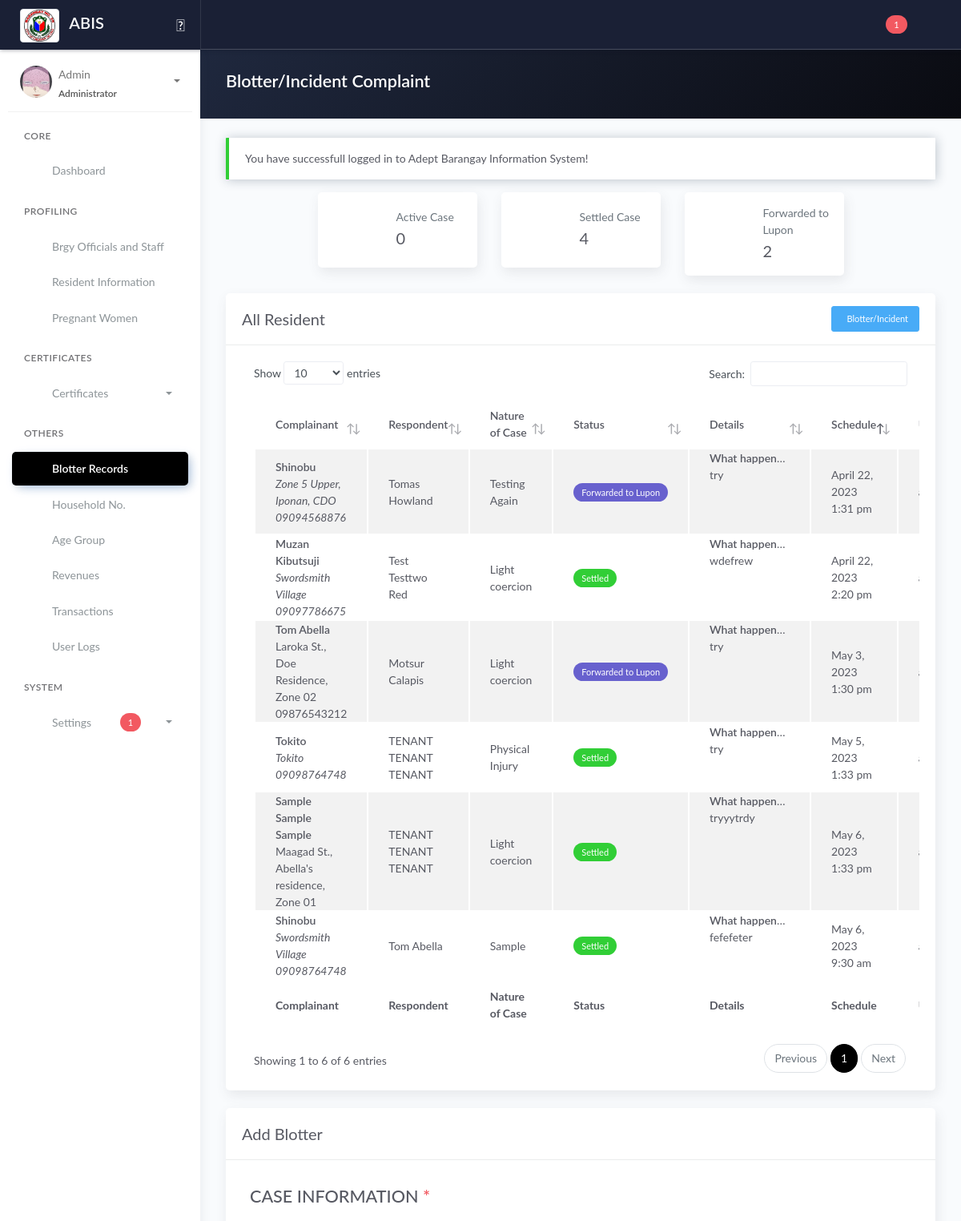
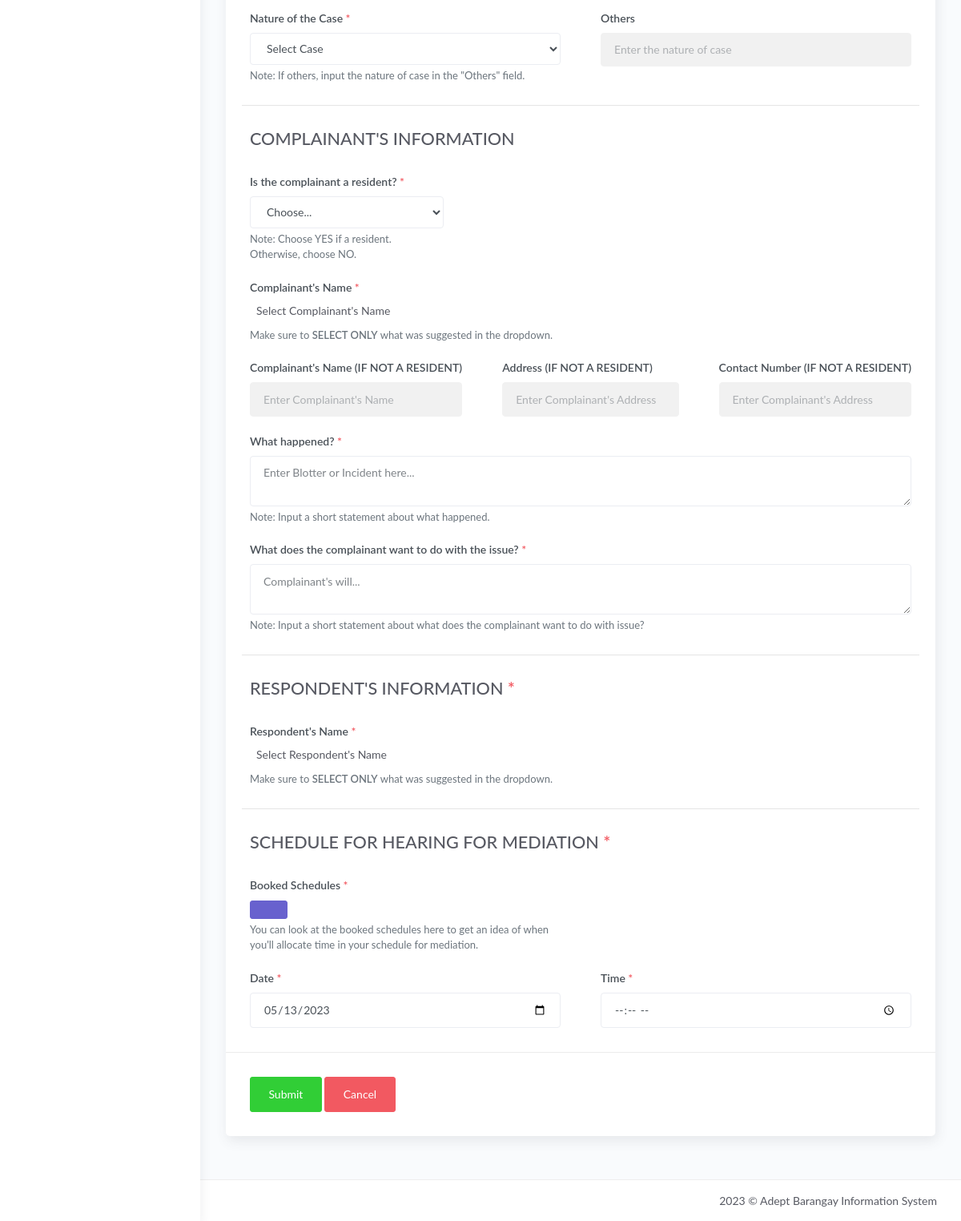
Screenshot of /blotter.php (signed in) with the database file from the repository (2 pictures, top to bottom).
### tables this page shows
CREATE TABLE `tblblotter` (
  `id_blotter` int(11) NOT NULL,
  `noc_id` varchar(100) DEFAULT NULL,
  `noc_others` varchar(100) DEFAULT 'N/A',
  `comp_id` varchar(10) DEFAULT 'N/A',
  `comp_nameNotResident` varchar(255) DEFAULT 'N/A',
  `comp_addNotResident` varchar(255) DEFAULT 'N/A',
  `comp_cnumNotResident` varchar(255) DEFAULT 'N/A',
  `comp_what` text DEFAULT NULL,
  `comp_what2` text DEFAULT NULL,
  `resp_id` varchar(255) DEFAULT NULL,
  `blotter_status` varchar(50) DEFAULT 'Active',
  `created_at_blotter` timestamp NOT NULL DEFAULT current_timestamp(),
  `updated_at_blotter` timestamp NOT NULL DEFAULT current_timestamp() ON UPDATE current_timestamp(),
  `id_user` varchar(25) DEFAULT NULL
);

CREATE TABLE `tblresident2` (
  `id_resident` int(11) NOT NULL,
  `national_id` varchar(100) NOT NULL,
  `region` varchar(10) NOT NULL,
  `city` varchar(100) NOT NULL,
  `province` varchar(100) NOT NULL,
  `barangay` varchar(100) NOT NULL,
  `citizenship` varchar(100) NOT NULL,
  `picture` text NOT NULL,
  `firstname` varchar(100) NOT NULL,
  `middlename` varchar(100) NOT NULL,
  `lastname` varchar(100) NOT NULL,
  `ext` varchar(10) NOT NULL,
  `alias` varchar(20) NOT NULL,
  `birthplace` varchar(100) NOT NULL,
  `birthdate` date NOT NULL,
  `sex` varchar(20) NOT NULL,
  `civilstatus` varchar(20) NOT NULL,
  `residence_type` varchar(25) NOT NULL COMMENT 'new; co-occupant; tenant',
  `id_household` int(80) NOT NULL,
  `family_head` varchar(10) NOT NULL,
  `date_of_residence` date NOT NULL,
  `vstatus` varchar(10) NOT NULL,
  `identified_as` varchar(20) NOT NULL,
  `phone` varchar(100) NOT NULL,
  `email` varchar(100) NOT NULL,
  `occupation` varchar(100) NOT NULL,
  `resident_type` int(20) NOT NULL DEFAULT 1 COMMENT '1 = Alive; 0 = Deceased',
  `id_org` varchar(100) NOT NULL,
  `pwd` varchar(5) NOT NULL,
  `indigent` varchar(5) NOT NULL,
  `remarks` text NOT NULL,
  `res_updated_at` timestamp NOT NULL DEFAULT current_timestamp() ON UPDATE current_timestamp(),
  `id_user` int(11) NOT NULL
);

CREATE TABLE `tbl_household` (
  `id_household` int(11) NOT NULL,
  `household_number` int(100) NOT NULL,
  `house_no` int(100) NOT NULL COMMENT '(2.1)',
  `id_purok` varchar(50) NOT NULL,
  `household_street_name` varchar(100) NOT NULL COMMENT '(2.2)',
  `household_address` varchar(250) NOT NULL COMMENT '(2.3)',
  `household_type` varchar(250) NOT NULL
);

CREATE TABLE `tblpurok` (
  `id_purok` int(11) NOT NULL,
  `purok_name` varchar(255) DEFAULT NULL,
  `purok_details` text DEFAULT NULL
);

CREATE TABLE `tbl_nature_of_case` (
  `noc_id` int(11) NOT NULL,
  `noc_name` varchar(100) NOT NULL,
  `noc_details` varchar(255) NOT NULL,
  `id_user` varchar(10) NOT NULL,
  `noc_updated_at` timestamp NOT NULL DEFAULT current_timestamp() ON UPDATE current_timestamp()
);

CREATE TABLE `tblblotter_schedule` (
  `id_blotter_schedule` int(11) NOT NULL,
  `id_blotter` int(11) NOT NULL,
  `blotter_date` date NOT NULL,
  `blotter_time` time NOT NULL,
  `created_at_blotter_schedule` timestamp NOT NULL DEFAULT current_timestamp(),
  `updated_at_blotter_schedule` timestamp NOT NULL DEFAULT current_timestamp() ON UPDATE current_timestamp()
);

### blotter.php (the view, shortened to what the rows shown need)
<?php include 'server/server.php' ?>
<?php
$query  = "SELECT *, tblblotter.id_blotter as id, tbl_users.id_user as user_id FROM tblblotter JOIN tbl_users ON tbl_users.id_user=tblblotter.id_user";
$result = $conn->query($query);
$blotter = array();
while ($row = $result->fetch_assoc()) {
	$blotter[] = $row;
}
$query4 = "SELECT * FROM tblresident2 ORDER BY firstname ASC";
$result4 = $conn->query($query4);
?>
<!DOCTYPE html>
<html lang="en">
<head>
	<?php include 'templates/header.php' ?>
	<link rel="stylesheet" href="assets/js/plugin/dataTables.dateTime.min.css">
	<link rel="stylesheet" href="assets/js/plugin/datatables/Buttons-1.6.1/css/buttons.dataTables.min.css">
	<link rel="stylesheet" href="assets/css/select2.min.css" />
	<link rel="stylesheet" href="https://cdn.jsdelivr.net/npm/@ttskch/select2-bootstrap4-theme@x.x.x/dist/select2-bootstrap4.min.css">
</head>
<body>
	<div class="wrapper">
		<div class="main-panel">
			<div class="content">
				<div class="panel-header bg-dark-gradient">
					<div class="page-inner">
						<div class="d-flex align-items-left align-items-md-center flex-column flex-md-row">
							<div>
								<h2 class="text-white fw-bold">Blotter/Incident Complaint</h2>
							</div>
						</div>
					</div>
				</div>
				<div class="page-inner">
					<div class="row mt--2">
						<div class="col">
							<div class="card">
								<div class="card-body">
									<div class="table-responsive">
										<table id="blottertable" class="display table table-striped">
											<thead>
												<tr>
													<th scope="col">Complainant</th>
													<th scope="col">Respondent</th>
													<th scope="col">Nature of Case</th>
													<th scope="col">Status</th>
													<th scope="col">Details</th>
													<th scope="col">Schedule</th>
													<th scope="col">User</th>
												</tr>
											</thead>
											<tbody>
												<?php if (!empty($blotter)) : ?>
													<?php foreach ($blotter as $row) : ?>
														<tr>
															<td>
																<?php
																if ($row['comp_id'] !== "N/A") {
																	$comp_id = $row['comp_id'];
																	$sqlComplainant = "SELECT * FROM tblresident2 WHERE id_resident = '$comp_id'";
																	$queryComplainant = $conn->query($sqlComplainant);
																	$complainant = $queryComplainant->fetch_assoc();
																	$h_id = $complainant['id_household'];
																	$queryHouseholdNumber = "SELECT * FROM tbl_household WHERE id_household='$h_id'";
																	$resultHouseholdNumber = $conn->query($queryHouseholdNumber);
																	$householdnum = $resultHouseholdNumber->fetch_assoc();
																	$p_name = $householdnum['id_purok'];
																	$queryPurokName = "SELECT * FROM tblpurok WHERE id_purok='$p_name'";
																	$resultPurokName = $conn->query($queryPurokName);
																	$pname = $resultPurokName->fetch_assoc();
																	echo "<span class='fw-bold'>" . $complainant['firstname'] . ' ' . $complainant['middlename'] . ' ' . $complainant['lastname'] . "</span><br>" . $householdnum['household_street_name'] . ', ' . $householdnum['household_address'] . ', ' . $pname['purok_name'] . '<br>' . $complainant['phone'];
																} elseif ($row['comp_id'] == "N/A") {
																	echo "<span class='fw-bold'>" . $row['comp_nameNotResident'] . "</span><br><span class='font-italic'>" . $row['comp_addNotResident'] . '<br>' . $row['comp_cnumNotResident'] . '</span>';
																}
																?>
															</td>
															<td>
																<?php
																if (isset($row['resp_id'])) {
																	$resp_name = $row['resp_id'];
																	$sqlRespondent = "SELECT * FROM tblresident2 WHERE id_resident = '$resp_name'";
																	$queryRespondent = $conn->query($sqlRespondent);
																	foreach ($queryRespondent as $respondent) {
																		echo $f_name = $respondent['firstname'] . ' ' . $respondent['middlename'] . ' ' . $respondent['lastname'];
																	}
																}
																?>
															</td>
															<td>
																<?php
																if ($row['noc_id'] == 'Others') {
																	echo ucwords($row['noc_others']);
																} else {
																	$noc = $row['noc_id'];
																	$sqlNoc = "SELECT * FROM tbl_nature_of_case WHERE noc_id='$noc'";
																	$queryNoc = $conn->query($sqlNoc);
																	foreach ($queryNoc as $nocName) {
																		echo $nocName['noc_name'];
																	}
																}
																?>
															</td>
															<td>
																<?php if ($row['blotter_status'] == 'Settled') : ?>
																	<span class="badge badge-success">Settled</span>
																<?php elseif ($row['blotter_status'] == 'Active') : ?>
																	<span class="badge badge-danger">Active</span>
																<?php elseif ($row['blotter_status'] == 'Forwarded to Lupon') : ?>
																	<span class="badge badge-secondary">Forwarded to Lupon</span>
																<?php endif ?>
															</td>
															<td class="d-inline-block text-truncate" style="max-width: 100px;"><?= '<b>What happened: </b>' . '<br>' . $row['comp_what'] . '<br><br>' . '<b>Action: </b>' . '<br>' . $row['comp_what2'] ?></td>
															<td>
																<?php
																$getIdBlotter = $row['id_blotter'];
																$queryGetSched = "SELECT * FROM tblblotter_schedule WHERE id_blotter = '$getIdBlotter' ORDER BY id_blotter_schedule DESC LIMIT 1";
																$resultGetSched = $conn->query($queryGetSched);
																$GetSched = $resultGetSched->fetch_assoc();
																?>
																<?= date("F j, Y", strtotime($GetSched['blotter_date'])) . ' ' . date("g:i a", strtotime($GetSched['blotter_time'])) ?>
															</td>
															<td><?= $row['user_username'] ?></td>
														</tr>
													<?php endforeach ?>
												<?php endif ?>
											</tbody>
											<tfoot>
												<tr>
													<th scope="col">Complainant</th>
													<th scope="col">Respondent</th>
													<th scope="col">Nature of Case</th>
													<th scope="col">Status</th>
													<th scope="col">Details</th>
													<th scope="col">Schedule</th>
													<th scope="col">User</th>
												</tr>
											</tfoot>
										</table>
									</div>
								</div>
							</div>
						</div>
					</div>
					<div class="row mt--2" id="addBlotterForm">
						<div class="col-md-12">
							<div class="card">
								<div class="card-body">
									<form method="POST" action="model/save_blotter.php" onsubmit="return confirm('Are you sure you want to submit this form?');">
										<div class="row">
											<div class="col-md-6">
												<div class="form-group">
													<b>
														<h2>CASE INFORMATION<span class="text-danger"><b> *</b></span></h2>
													</b>
												</div>
											</div>
										</div>
										<div class="row">
											<div class="col-md-6">
												<div class="form-group">
													<b>
														<h2>COMPLAINANT'S INFORMATION</h2>
													</b>
												</div>
											</div>
										</div>
										<div class="row">
											<div class="col-md-6">
												<div class="form-group">
													<b>
														<h2>RESPONDENT'S INFORMATION<span class="text-danger"><b> *</b></span></h2>
													</b>
												</div>
											</div>
										</div>
										<div class="row">
											<div class="col-md-12">
												<div class="form-group">
													<b>
														<h2>SCHEDULE FOR HEARING FOR MEDIATION<span class="text-danger"><b> *</b></span></h2>
													</b>
												</div>
											</div>
										</div>
								</div>
							</div>
						</div>
					</div>
				</div>
			</div>
		</div>
	</div>
	<?php include 'templates/footer.php' ?>
</body>
</html>

### rows the page displays
tblblotter: tblresident2.firstname "Tom", tblresident2.lastname "Abella", tbl_household.household_street_name "Laroka St.", tbl_household.household_address "Doe Residence", tblpurok.purok_name "Zone 02", tblresident2.phone "09876543212", shows "Forwarded to Lupon", comp_what "try", tblblotter_schedule.blotter_date "May 3, 2023", tblblotter_schedule.blotter_time "1:30 pm"
tblresident2: firstname+middlename+lastname "Motsur Calapis"
tbl_nature_of_case: noc_name "Light coercion"
tblblotter: comp_nameNotResident "Shinobu", comp_addNotResident "Zone 5 Upper, Iponan, CDO", comp_cnumNotResident "09094568876", noc_others "Testing Again", shows "Forwarded to Lupon", comp_what "try", tblblotter_schedule.blotter_date "April 22, 2023", tblblotter_schedule.blotter_time "1:31 pm"
tblresident2: firstname+middlename+lastname "Tomas Howland"
tblblotter: comp_nameNotResident "Muzan Kibutsuji", comp_addNotResident "Swordsmith Village", comp_cnumNotResident "09097786675", blotter_status "Settled", comp_what "wdefrew", tblblotter_schedule.blotter_date "April 22, 2023", tblblotter_schedule.blotter_time "2:20 pm"
tblresident2: firstname+middlename+lastname "Test Testtwo Red"
tblblotter: tblresident2.firstname "Sample", tblresident2.middlename "Sample", tblresident2.lastname "Sample", tbl_household.household_street_name "Maagad St.", tbl_household.household_address "Abella's residence", tblpurok.purok_name "Zone 01", blotter_status "Settled", comp_what "tryyytrdy", tblblotter_schedule.blotter_date "May 6, 2023", tblblotter_schedule.blotter_time "1:33 pm"
tblresident2: firstname+middlename+lastname "TENANT TENANT TENANT"
tblblotter: comp_nameNotResident "Tokito", comp_addNotResident "Tokito", comp_cnumNotResident "09098764748", blotter_status "Settled", comp_what "try", tblblotter_schedule.blotter_date "May 5, 2023", tblblotter_schedule.blotter_time "1:33 pm"
tbl_nature_of_case: noc_name "Physical Injury"
tblblotter: comp_nameNotResident "Shinobu", comp_addNotResident "Swordsmith Village", comp_cnumNotResident "09098764748", noc_others "Sample", blotter_status "Settled", comp_what "fefefeter", tblblotter_schedule.blotter_date "May 6, 2023", tblblotter_schedule.blotter_time "9:30 am"
tblresident2: firstname+middlename+lastname "Tom Abella"

### other values shown
$resultSupport "1"
$_SESSION['username'] "Admin"
$_SESSION['role'] "Administrator"
$_SESSION['message'] "You have successfull logged in to Adept Barangay Information System!"
$active "0"
$settled "4"
$ftl "2"
